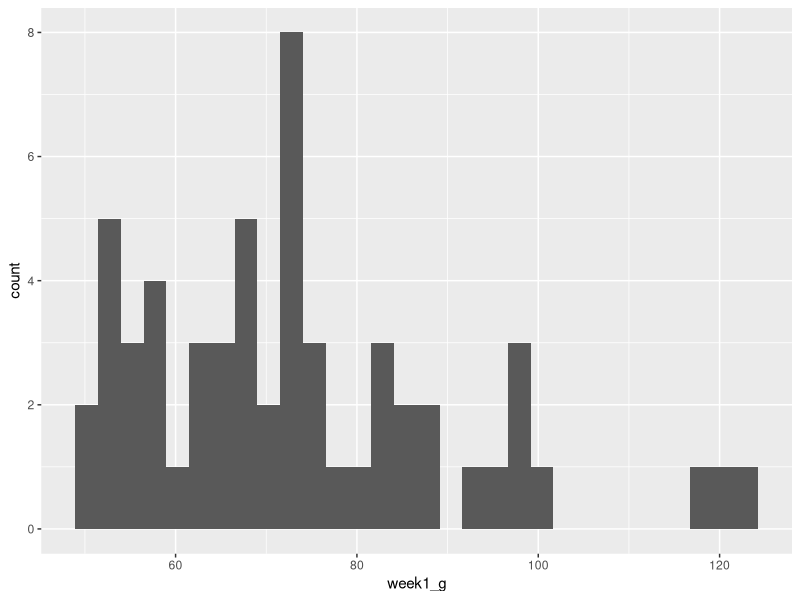
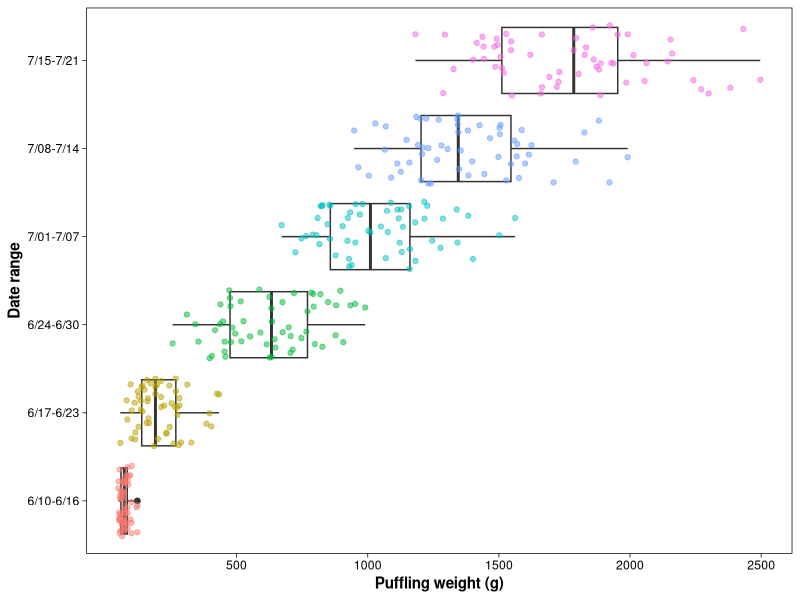
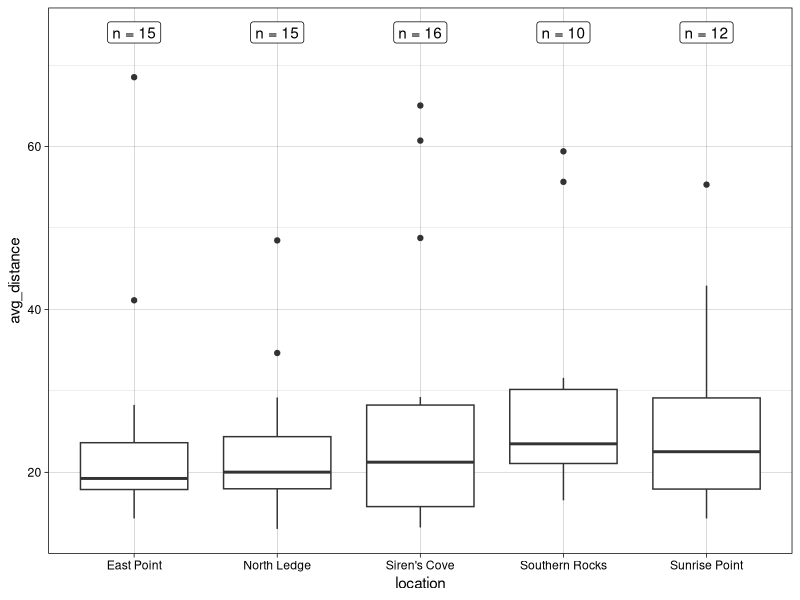
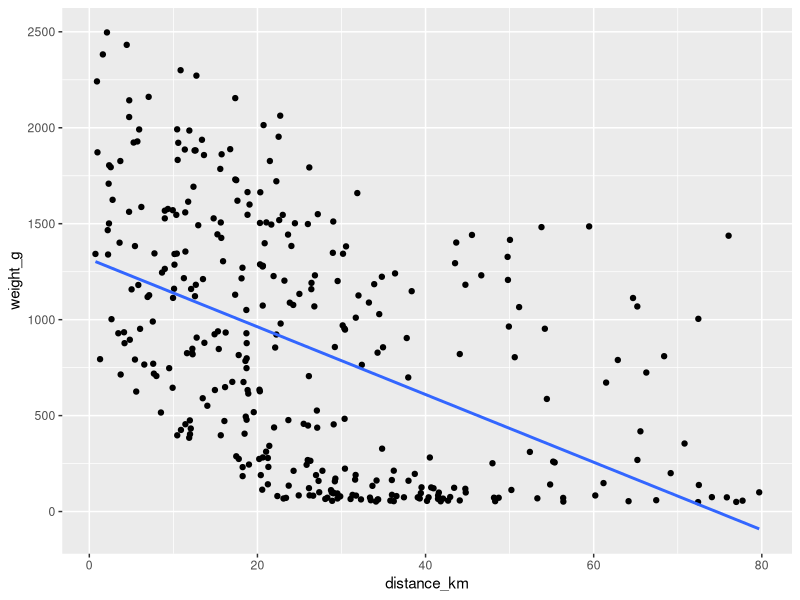
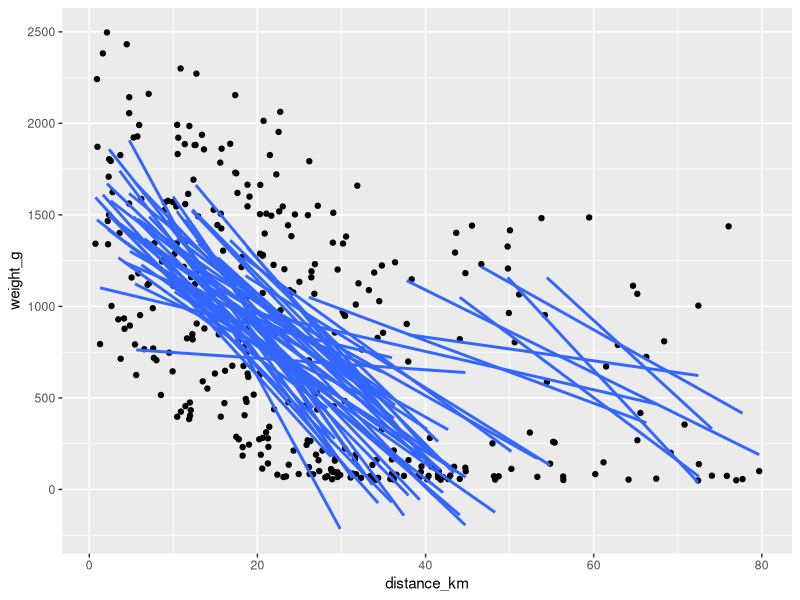
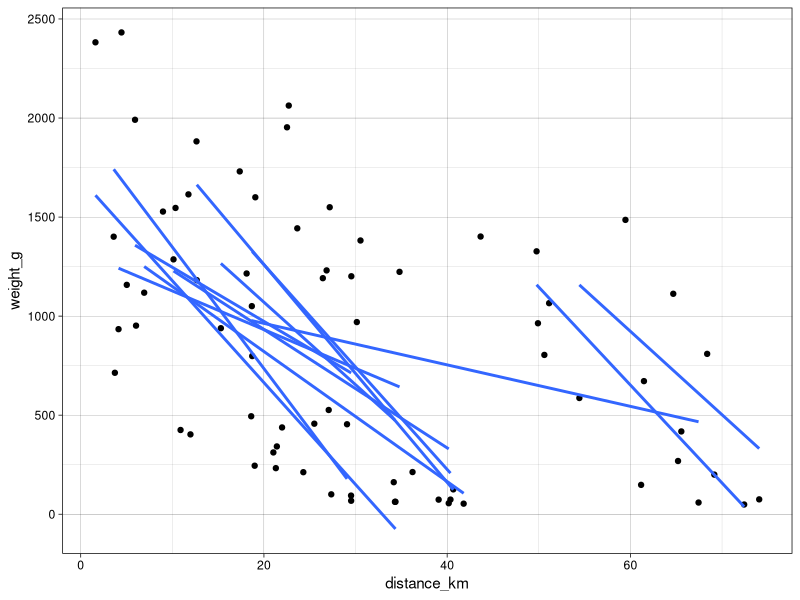
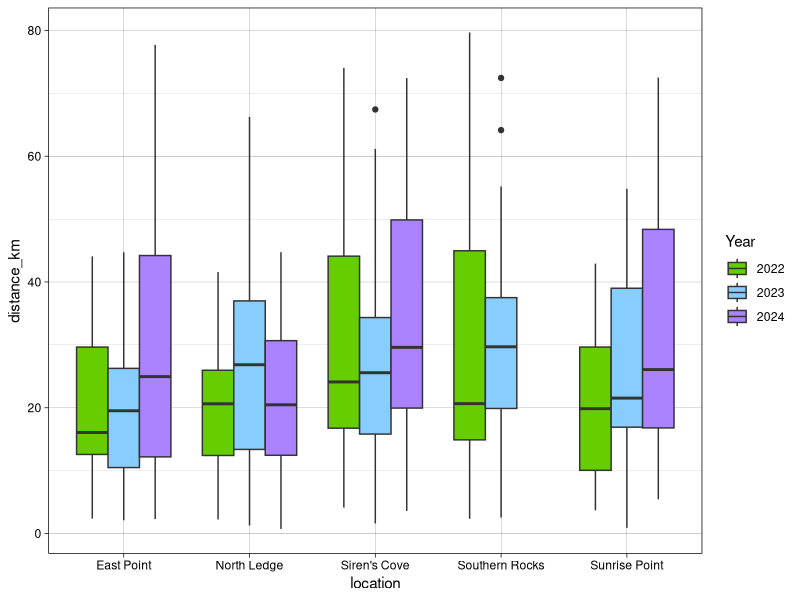
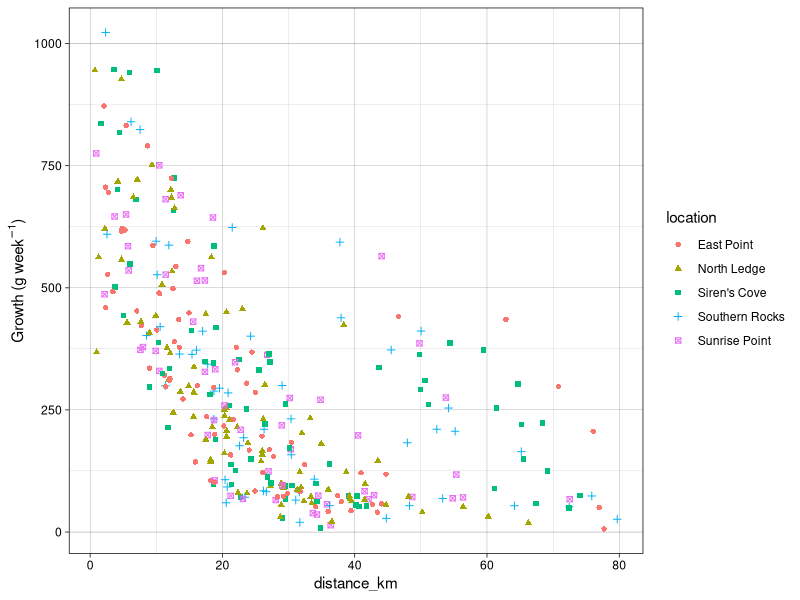

Source code (R) for these figures, in order: (Note: this script raises an error after producing the figures.)
## ---- chunk 1
# install.packages("tidyverse")

library(tidyverse) # this includes ggplot2, dplyr, tidyr, stringr, and more!
library(glue)
## ---- chunk 2
setwd("~/Desktop/Repos/2024-afo.sco.wos-tidyverse-workshop")

pufflings <- read_csv("data/puffling_weights.csv")
puffins <- read_csv("data/Fratercula_foraging.csv")
dates <- read_csv("data/Fratercula_sampling_dates.csv")
## ---- chunk 3
# a very basic visual
ggplot() +
  geom_histogram(data = pufflings, aes(x = week1_g))

pufflings <- pufflings %>%
  
  # "tidy" data by splitting each data point into its own row
  pivot_longer(cols = starts_with("week"),
               names_to = "week",
               values_to = "weight_g") %>%
  
  # intro to regular expressions: extract just the number out of each "weekX" label
  mutate(week = str_extract(week, "[0-9]"))

weeks <- dates %>%
  
  # "tidy" date data to prepare for further transformation
  pivot_longer(cols = everything(),
               names_to = "week",
               names_prefix = "week",   # this removes the specified prefix from each column name
               values_to = "date") %>%
  
  # output the first and last day in each week bracket
  group_by(week) %>%
  summarise(start = min(date),
            end = max(date)) %>%
  
  # create a new column from the above data
  mutate(label = glue("{start}-{end}")) # this is equivalent to `mutate(label = paste0(start, "-", end))`

# remove the leading zeros from the dates for ease of human-readability
weeks$label <- str_remove_all(weeks$label, "^0|(?<=-)0")

# create a more well-developed plot
ggplot(pufflings, aes(x = week, y = weight_g)) +
  # add a boxplot layer
  geom_boxplot() +
  
  # using the same data, layer points on top of boxplots & set the color variable to `week`
  # (this is more an aesthetic choice rather than particularly meaningful)
  geom_jitter(aes(col = week), alpha = 0.5) +
  
  # change the x-axis labels to those developed above
  scale_x_discrete(labels = weeks$label) +
  
  # change the y-axis scale
  scale_y_continuous(breaks = seq(500, 2500, by = 500)) +
  
  # change the axis labels
  labs(x = "Date range", y = "Puffling weight (g)") +
  
  # rotate the plot
  coord_flip() +
  
  # change the theme
  theme_linedraw() +
  #theme_classic() +
  
  # customize particular aspects of the theme: remove the background grid and the (redundant) legend
  theme(panel.grid = element_blank(),
        axis.title = element_text(face = "bold"),
        legend.position = "none")

ggsave("figures/puffling_growth.png", width = 6, height = 8, units = "in", dpi = 600)
## ---- chunk 4
# average each adult's foraging distances across all six weeks
puffin_avgs <- puffins %>%
  rowwise() %>%
  summarise(nest = nest,
            location = location,
            avg_distance = mean(c_across(starts_with("week"))))

sample_sizes <- puffin_avgs %>%
  group_by(location) %>%
  summarise(number = n())

ggplot(puffin_avgs, aes(x = location, y = avg_distance)) +
  geom_boxplot() +
  # geom_text(data = sample_sizes, aes(label = paste("n =", number),
  #                                    x = location,
  #                                    y = round(max(puffin_avgs$avg_distance, na.rm = TRUE)) + 5)) +
  geom_label(data = sample_sizes, aes(label = paste("n =", number),
                                     x = location,
                                     y = round(max(puffin_avgs$avg_distance, na.rm = TRUE)) + 5)) +
  theme_linedraw()
## ---- chunk 5
# tidy adult puffin data
puffins <- pivot_longer(puffins,
                        cols = starts_with("week"),
                        names_to = "week",
                        values_to = "distance_km") %>%
  
  # extract digits from character strings
  mutate(week = str_extract(week, "[0-9]"))

# merge adult and puffling data frames by common variables
puffins_combined1 <- left_join(puffins, pufflings, join_by(nest == chick, location, week))

puffins_combined2 <- left_join(pufflings, puffins, join_by(chick == nest, location, week))

puffins_combined <- right_join(puffins, pufflings, join_by(nest == chick, location, week))

# visualize newly merged data
ggplot(puffins_combined, aes(x = distance_km, y = weight_g)) +
  geom_point() +
  
  # add a linear regression line
  geom_smooth(method = "lm", se = FALSE)

# plot the same thing but creating separate trend lines for each nest
ggplot(puffins_combined, aes(x = distance_km, y = weight_g, group = nest)) +
  geom_point() +
  geom_smooth(method = "lm", se = FALSE)

puffins_combined %>%
  filter(location == "Siren's Cove") %>%
  ggplot(aes(x = distance_km, y = weight_g, group = nest)) +
  geom_point() +
  geom_smooth(method = "lm", se = FALSE) +
  theme_linedraw()
## ---- chunk 6
puffins_combined <- puffins_combined %>%
  mutate(year = case_when(str_detect(nest, "A[A-Z]") ~ 2023,
                          str_detect(nest, "B[A-Z]") ~ 2024,
                          .default = 2022))

# plot annual variation in foraging distances
puffins_combined %>%
  
  # add in missing combination(s) of location & year for consistent boxplot spacing!
  complete(location, year) %>%
  
  # ^note that this above is piped directly into ggplot
  ggplot(aes(x = location, y = distance_km, fill = as.factor(year))) +
  geom_boxplot(position = position_dodge(preserve = "single")) +
  scale_fill_manual(values = c("chartreuse3", "skyblue1", "mediumpurple1"),
                    name = "Year") +
  theme_linedraw()

# calculate the pufflings' weight change from week to week
puffins_combined <- puffins_combined %>%
  group_by(nest) %>%
  mutate(growth = weight_g - lag(weight_g)) %>%
  
  # fill NAs (first week at each nest) with first-week weight gain
  mutate(growth = replace_na(growth, weight_g[week == 1]))

# plot growth against distance; go over the difference b/w `aes(col = )` and `col = `
ggplot() +
  #geom_point(data = puffins_combined, aes(distance_km, growth), col = "orangered") +
  geom_point(data = puffins_combined, aes(distance_km, growth, col = location,
                                          shape = location)) +
  labs(y = "Growth (g/week)") +
  labs(y = expression("Growth (g week"^-1*")")) +
  theme_linedraw()

# prepare to plot data by time
dates <- dates %>%
  mutate(across(starts_with("week"), ~ as.Date(.x, format = "%m/%d"))) %>%
  pivot_longer(cols = starts_with("week"),
               names_to = "week",
               names_prefix = "week",
               values_to = "date") %>%
  separate_wider_delim(date, delim = "-", names = c("year", "month", "day"),
                       cols_remove = FALSE) %>%
  mutate(year = as.numeric(year))

puffins_combined <- puffins_combined %>%
  left_join(dates)  # without join_by(), all variables in common are used

write_csv(puffins_combined, "data/allPuffinData.csv")

ggplot() +
  geom_line(data = puffins_combined, aes(x = date, y = weight_g, group = nest, col = as.factor(year))) +
  facet_wrap( ~ factor(location,
                       levels = unique(puffins_combined$location))) +
  theme_linedraw()
